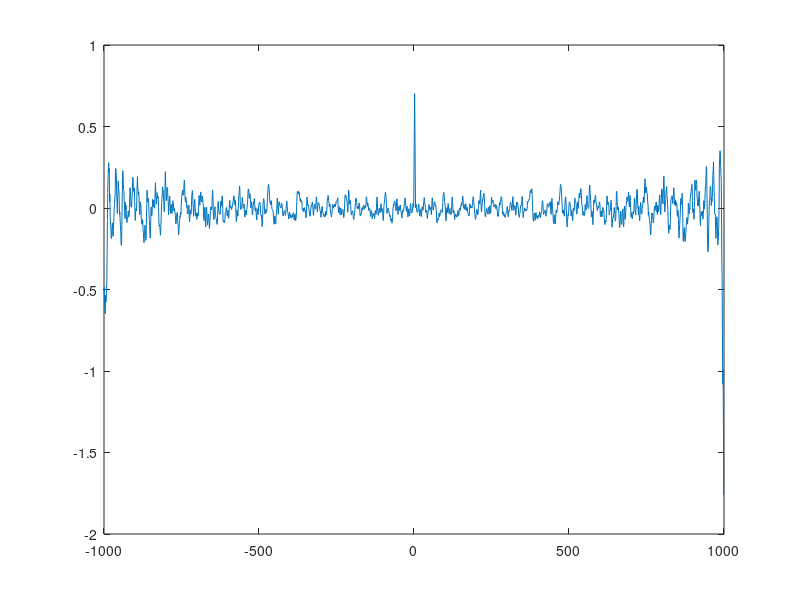
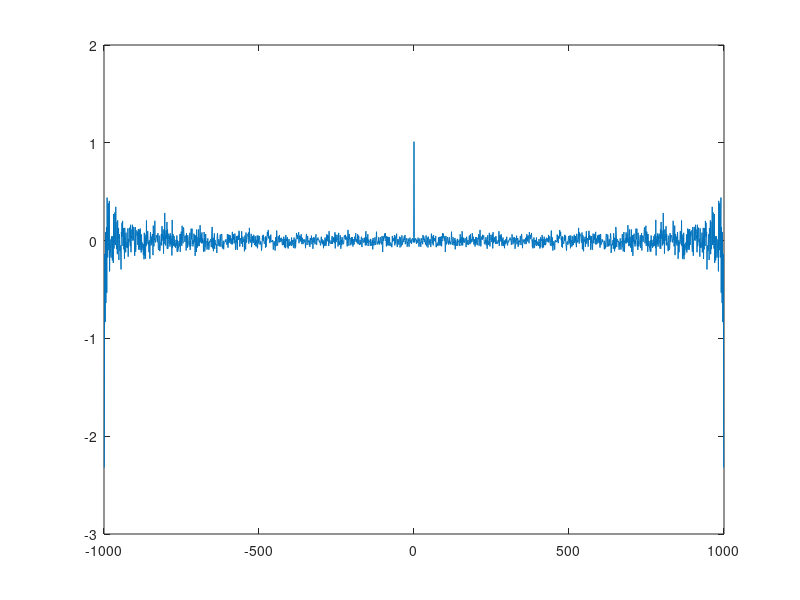

Source code (MATLAB) for these figures, in order:
clear all

x = randn(1000,1);

b = [1 2 3 2 1];
a = 1;

y = filter(b, a, x);

factor = std(y);
%y = y - mean(y);
y = y./factor;

n_var = 0.01;
sigma = sqrt(n_var);
eta = randn(1000,1).* sigma;

z = y + eta;

[ccf, lags1] = xcorr(z,x, 'unbiased');
figure
plot(lags1, ccf)

[acf, lags2] = xcorr(x, 'unbiased');
figure
plot(lags2, acf)

ccf_short = ccf(1000:end);
acf_short = acf(1000:end);



%%%%%%%%% Nw = 5
pxx = zeros(6,1);
pxx(1:6) = ccf_short(1:6);


Rxx = zeros(6,6);
Rxx(1,:) = acf_short(1:6);

Rxx(2,2:6) = acf_short(1:5);
Rxx(2,1) = acf_short(2);

Rxx(3,3:6) = acf_short(1:4);
Rxx(3,1:2) = flip(acf_short(2:3));

Rxx(4,4:6) = acf_short(1:3);
Rxx(4,1:3) = flip(acf_short(2:4));

Rxx(5,5:6) = acf_short(1:2);
Rxx(5,1:4) = flip(acf_short(2:5));

Rxx(6,6) = acf_short(1);
Rxx(6,1:5) = flip(acf_short(2:6));

w = inv(Rxx) * pxx
w = w * factor


%%%%%%%%% Nw = 6
pxx = zeros(7,1);
pxx(1:7) = ccf_short(1:7);


Rxx = zeros(7,7);
Rxx(1,:) = acf_short(1:7);

Rxx(2,2:7) = acf_short(1:6);
Rxx(2,1) = acf_short(2);

Rxx(3,3:7) = acf_short(1:5);
Rxx(3,1:2) = flip(acf_short(2:3));

Rxx(4,4:7) = acf_short(1:4);
Rxx(4,1:3) = flip(acf_short(2:4));

Rxx(5,5:7) = acf_short(1:3);
Rxx(5,1:4) = flip(acf_short(2:5));

Rxx(6,6:7) = acf_short(1:2);
Rxx(6,1:5) = flip(acf_short(2:6));

Rxx(7,7) = acf_short(1);
Rxx(7,1:6) = flip(acf_short(2:7));

w = inv(Rxx) * pxx
w = w * factor















